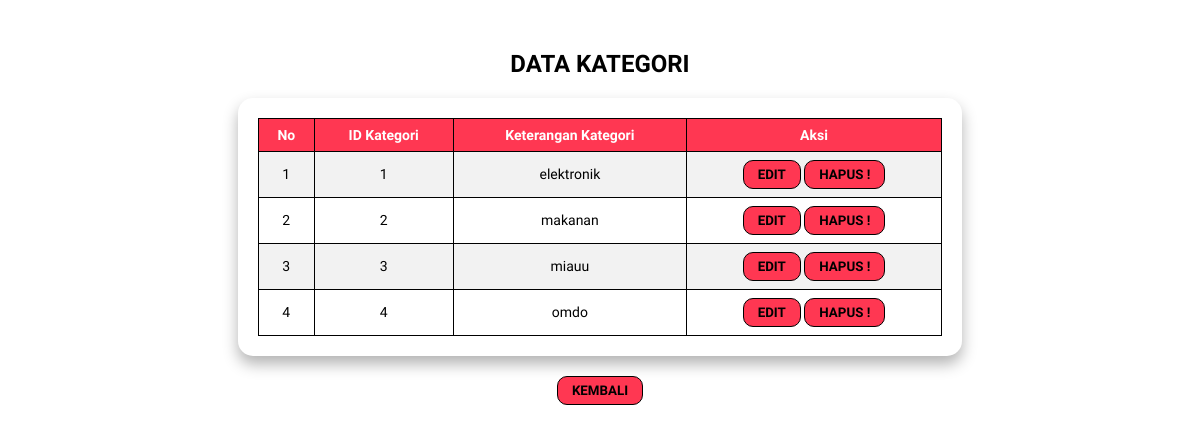
/UJIKOMFALAQ/admin/kategori.php (signed in), run on an earlier commit of the app's database.
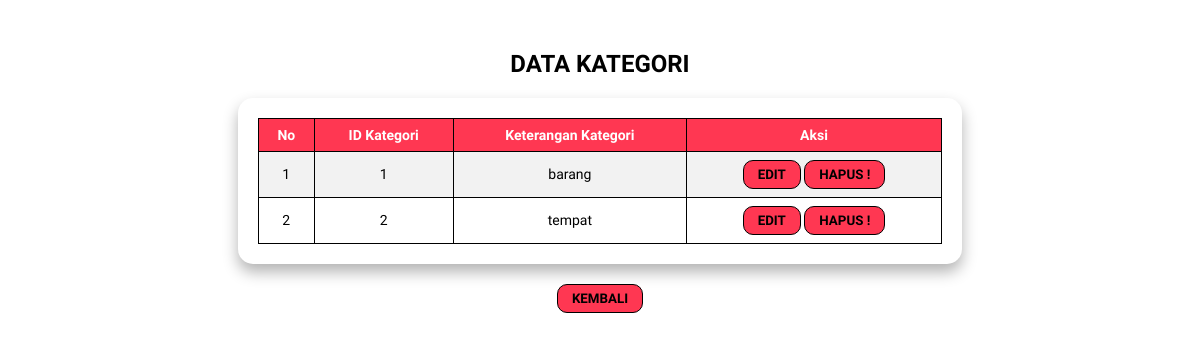
And on a later commit of the database.
### tables this page shows
CREATE TABLE `kategori` (
  `id_kategori` int NOT NULL,
  `ket_kategori` varchar(225) NOT NULL
);

### UJIKOMFALAQ/admin/kategori.php (the view, shortened to what this page needs)
<?php
$koneksi = mysqli_connect("localhost","root","","ujikom_12rpl2_falaq");
$query = mysqli_query($koneksi, "SELECT * FROM kategori");
$no = 1;
?>
<!DOCTYPE html>
<html lang="id">
<head>
</head>
<body>
<h2>DATA KATEGORI</h2>
<div class="box">
    <table>
        <tr>
            <th>No</th>
            <th>ID Kategori</th>
            <th>Keterangan Kategori</th>
            <th>Aksi</th>
        </tr>
        <?php while ($data = mysqli_fetch_assoc($query)) { ?>
        <tr>
            <td><?= $no++ ?></td>
            <td><?= $data['id_kategori'] ?></td>
            <td><?= $data['ket_kategori'] ?></td>
            <td class="aksi">
                <a href="edit-kategori.php?id=<?= $data['id_kategori'] ?>">
                    <button><b>EDIT</b></button>
                </a>
                <a href="hapus-kategori.php?id=<?= $data['id_kategori'] ?>"
                   onclick="return confirm('Ciuss pengen apuss nih hamphh?')">
                    <button><b>HAPUS !</b></button>
        </tr>
        <?php } ?>
    </table>
</div>
<div class="kembali">
    <a href="admin.php">
        <button><b>KEMBALI</b></button>
    </a>
</div>
</body>
</html>

What changed in the data, as far as the page shows it:
removed kategori: id_kategori "3", ket_kategori "miauu"
removed kategori: id_kategori "4", ket_kategori "omdo"
changed kategori id 1: ket_kategori "elektronik" → "barang"
changed kategori id 2: ket_kategori "makanan" → "tempat"
